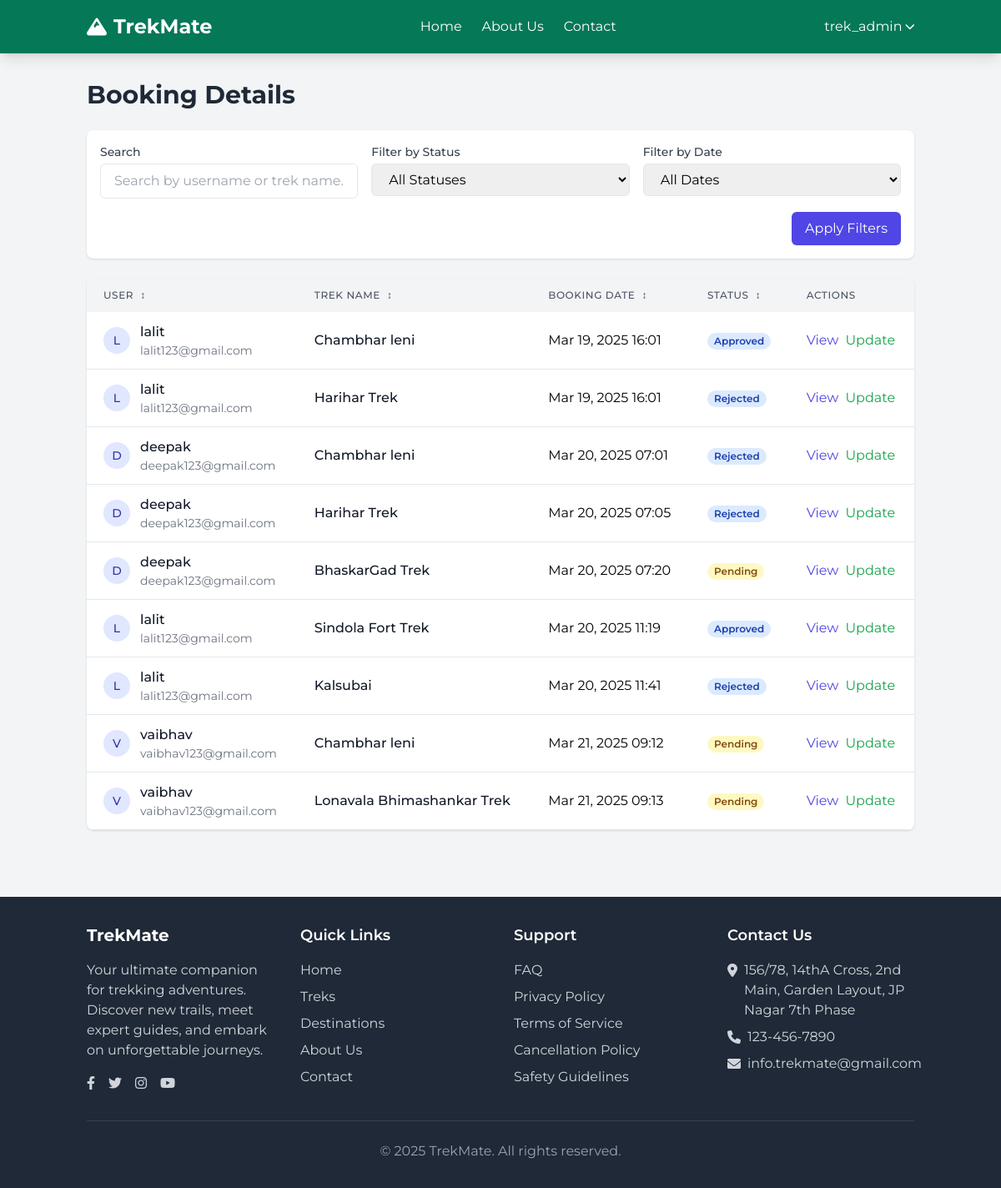
The app's page /dashboard1/ (signed in) with its own data.
### trek_planner/models.py (models this page shows, shortened)
class Booking(models.Model):
    user = models.ForeignKey(User, on_delete=models.CASCADE)
    trek = models.ForeignKey(Trek, on_delete=models.CASCADE)
    booking_date = models.DateTimeField(auto_now_add=True)
    status = models.CharField(
        max_length=20,
        choices=[('Pending', 'Pending'), ('Confirmed', 'Confirmed'), ('Cancelled', 'Cancelled')],
        default='Pending'
    )
    payment_screenshot = models.ImageField(upload_to='payment_screenshots/')

class Trek(models.Model):
    name = models.CharField(max_length=200)
    description = models.TextField()
    distance = models.FloatField()
    elevation = models.IntegerField()
    difficulty = models.CharField(
        max_length=20,
        choices=[('Easy', 'Easy'), ('Moderate', 'Moderate'), ('Hard', 'Hard')]
    )
    image = models.ImageField(upload_to='trek_images/')
    price = models.FloatField()
    date = models.DateField()
    time = models.TimeField()
    location = models.CharField(max_length=200)
    max_participants = models.IntegerField()
    created_at = models.DateTimeField(auto_now_add=True)

### trek_planner/views.py (the view)
# urls.py: path('dashboard1/', views.admin_bookings, name='admin_bookings'), ####################pending
@login_required
@user_passes_test(is_admin)
def admin_bookings(request):
    bookings = Booking.objects.all().select_related('user', 'trek')
    return render(request, 'trek_planner/admin_bookings.html', {'bookings': bookings})

### trek_planner/views.py (called while the page is built)
def is_admin(user):
    return user.is_authenticated and user.is_staff

### trek_planner/templates/trek_planner/admin_bookings.html (shortened to what this page needs)
{% extends 'trek_planner/base.html' %}
{% block content %}
<div class="container mx-auto px-4 py-8">
  <h1 class="text-3xl font-bold text-gray-800 mb-6">Booking Details</h1>
  <div class="bg-white p-4 shadow rounded-lg mb-6">
    <div class="flex flex-col md:flex-row gap-4">
      <div class="w-full md:w-1/3">
        <label for="search" class="block text-sm font-medium text-gray-700 mb-1">Search</label>
        <input type="text" id="search" placeholder="Search by username or trek name..."
               class="w-full px-4 py-2 border rounded-md focus:ring-indigo-500 focus:border-indigo-500">
      </div>
      <div class="w-full md:w-1/3">
        <label for="status-filter" class="block text-sm font-medium text-gray-700 mb-1">Filter by Status</label>
        <select id="status-filter" class="w-full px-4 py-2 border rounded-md focus:ring-indigo-500 focus:border-indigo-500">
          <option value="">All Statuses</option>
        </select>
      </div>
      <div class="w-full md:w-1/3">
        <label for="date-filter" class="block text-sm font-medium text-gray-700 mb-1">Filter by Date</label>
        <select id="date-filter" class="w-full px-4 py-2 border rounded-md focus:ring-indigo-500 focus:border-indigo-500">
          <option value="">All Dates</option>
        </select>
      </div>
    </div>
    <div class="mt-4 flex justify-end">
      <button id="apply-filters" class="bg-indigo-600 text-white px-4 py-2 rounded-md hover:bg-indigo-700 transition-colors">
        Apply Filters
      </button>
    </div>
  </div>
  <div class="overflow-x-auto bg-white shadow rounded-lg">
    <table class="min-w-full">
      <thead>
        <tr>
          <th class="py-3 px-5 bg-gray-100 text-left text-xs font-medium text-gray-600 uppercase tracking-wider cursor-pointer hover:bg-gray-200" data-sort="user">
            User <span class="ml-1">↕</span>
          </th>
          <th class="py-3 px-5 bg-gray-100 text-left text-xs font-medium text-gray-600 uppercase tracking-wider cursor-pointer hover:bg-gray-200" data-sort="trek">
            Trek Name <span class="ml-1">↕</span>
          </th>
          <th class="py-3 px-5 bg-gray-100 text-left text-xs font-medium text-gray-600 uppercase tracking-wider cursor-pointer hover:bg-gray-200" data-sort="date">
            Booking Date <span class="ml-1">↕</span>
          </th>
          <th class="py-3 px-5 bg-gray-100 text-left text-xs font-medium text-gray-600 uppercase tracking-wider cursor-pointer hover:bg-gray-200" data-sort="status">
            Status <span class="ml-1">↕</span>
          </th>
          <th class="py-3 px-5 bg-gray-100 text-left text-xs font-medium text-gray-600 uppercase tracking-wider">
            Actions
          </th>
        </tr>
      </thead>
      <tbody>
        {% for booking in bookings %}
        <tr class="border-b hover:bg-gray-50 booking-row"
            data-user="{{ booking.user.username|lower }}"
            data-trek="{{ booking.trek.name|lower }}"
            data-status="{{ booking.status|lower }}"
            data-date="{{ booking.booking_date|date:'Y-m-d' }}">
          <td class="py-3 px-5">
            <div class="flex items-center">
              <div class="h-8 w-8 bg-indigo-100 rounded-full flex items-center justify-center mr-3">
                <span class="text-sm font-medium text-indigo-800">{{ booking.user.username|slice:":1"|upper }}</span>
              </div>
              <div>
                <p class="font-medium text-gray-900">{{ booking.user.username }}</p>
                <p class="text-sm text-gray-500">{{ booking.user.email }}</p>
              </div>
            </div>
          </td>
          <td class="py-3 px-5">
            <span class="font-medium text-gray-900">{{ booking.trek.name }}</span>
          </td>
          <td class="py-3 px-5">{{ booking.booking_date|date:"M d, Y H:i" }}</td>
          <td class="py-3 px-5">
            <span class="px-2 inline-flex text-xs leading-5 font-semibold rounded-full
              {% if booking.status == 'Confirmed' %}
                bg-green-100 text-green-800
              {% elif booking.status == 'Pending' %}
                bg-yellow-100 text-yellow-800
              {% elif booking.status == 'Cancelled' %}
                bg-red-100 text-red-800
              {% else %}
                bg-blue-100 text-blue-800
              {% endif %}">
              {{ booking.status }}
            </span>
          </td>
          <td class="py-3 px-5">
            <div class="flex space-x-2">
              <button class="view-details-btn text-indigo-600 hover:text-indigo-900" data-booking-id="{{ booking.id }}">
                View
              </button>
              <button class="update-status-btn text-green-600 hover:text-green-900" data-booking-id="{{ booking.id }}">
                Update
              </button>
            </div>
          </td>
        </tr>
        {% empty %}
        <tr>
          <td class="py-8 px-5 text-center text-gray-500" colspan="5">No bookings found.</td>
        </tr>
        {% endfor %}
      </tbody>
    </table>
  </div>
</div>
{% endblock %}

### trek_planner/templates/trek_planner/base.html (shortened to what this page needs)
<!DOCTYPE html>
<html lang="en">
<head>
    <script src="https://cdn.tailwindcss.com"></script>
    <link rel="stylesheet" href="https://cdnjs.cloudflare.com/ajax/libs/font-awesome/6.0.0-beta3/css/all.min.css">
</head>
<body class="bg-gray-100 min-h-screen flex flex-col">
    <nav class="bg-emerald-700 text-white shadow-lg">
        <div class="container mx-auto px-4">
            <div class="flex justify-between items-center py-4">
                <div class="flex items-center space-x-2">
                    <i class="fas fa-mountain text-2xl"></i>
                    <a href="{% url 'view_all_treks' %}" class="text-2xl font-bold">TrekMate</a>
                </div>
                <div class="hidden md:flex space-x-6">
                    <a href="{% url 'view_all_treks' %}" class="hover:text-emerald-200 transition">Home</a>
                    <a href="{% url 'aboutus' %}" class="hover:text-emerald-200 transition">About Us</a>
                    <a href="#footer" class="hover:text-emerald-200 transition scroll-smooth">Contact</a>
                </div>
                <div class="hidden md:flex items-center space-x-4">
                    {% if user.is_authenticated %}
                        <div class="relative group">
                            <button class="flex items-center space-x-1 hover:text-emerald-200 transition">
                                <span>{{ user.username }}</span>
                                <i class="fas fa-chevron-down text-xs"></i>
                            </button>
                        </div>
                    {% else %}
                        <a href="{% url 'login' %}" class="hover:text-emerald-200 transition">Login</a>
                        <a href="{% url 'register' %}" class="bg-emerald-500 hover:bg-emerald-600 px-4 py-2 rounded-md transition">Sign Up</a>
                    {% endif %}
                </div>
            </div>
        </div>
    </nav>
    <main class="flex-grow">
        {% block content %}{% endblock %}
    </main>
    <footer class="bg-gray-800 text-white mt-12" id="footer">
        <div class="container mx-auto px-4 py-8">
            <div class="grid grid-cols-1 md:grid-cols-4 gap-8">
                <div>
                    <h3 class="text-xl font-bold mb-4">TrekMate</h3>
                    <p class="text-gray-300">Your ultimate companion for trekking adventures. Discover new trails, meet expert guides, and embark on unforgettable journeys.</p>
                    <div class="flex space-x-4 mt-4">
                        <a href="#" class="text-gray-300 hover:text-white"><i class="fab fa-facebook-f"></i></a>
                        <a href="#" class="text-gray-300 hover:text-white"><i class="fab fa-twitter"></i></a>
                        <a href="#" class="text-gray-300 hover:text-white"><i class="fab fa-instagram"></i></a>
                        <a href="#" class="text-gray-300 hover:text-white"><i class="fab fa-youtube"></i></a>
                    </div>
                </div>
                <div>
                    <h3 class="text-lg font-semibold mb-4">Quick Links</h3>
                    <ul class="space-y-2">
                        <li><a href="{% url 'view_all_treks' %}" class="text-gray-300 hover:text-white">Home</a></li>
                        <li><a href="{% url 'view_all_treks' %}" class="text-gray-300 hover:text-white">Treks</a></li>
                        <li><a href="#" class="text-gray-300 hover:text-white">Destinations</a></li>
                        <li><a href="{% url 'aboutus' %}" class="text-gray-300 hover:text-white">About Us</a></li>
                        <li><a href="#" class="text-gray-300 hover:text-white">Contact</a></li>
                    </ul>
                </div>
                <div>
                    <h3 class="text-lg font-semibold mb-4">Support</h3>
                    <ul class="space-y-2">
                        <li><a href="#" class="text-gray-300 hover:text-white">FAQ</a></li>
                        <li><a href="#" class="text-gray-300 hover:text-white">Privacy Policy</a></li>
                        <li><a href="#" class="text-gray-300 hover:text-white">Terms of Service</a></li>
                        <li><a href="#" class="text-gray-300 hover:text-white">Cancellation Policy</a></li>
                        <li><a href="#" class="text-gray-300 hover:text-white">Safety Guidelines</a></li>
                    </ul>
                </div>
                <div>
                    <h3 class="text-lg font-semibold mb-4">Contact Us</h3>
                    <ul class="space-y-2 text-gray-300">
                        <li class="flex items-start space-x-2">
                            <i class="fas fa-map-marker-alt mt-1"></i>
                            <span>156/78, 14thA Cross, 2nd Main, Garden Layout, JP Nagar 7th Phase</span>
                        </li>
                        <li class="flex items-center space-x-2">
                            <i class="fas fa-phone"></i>
                            <span>123-456-7890</span>
                        </li>
                        <li class="flex items-center space-x-2">
                            <i class="fas fa-envelope"></i>
                            <span>info.trekmate@gmail.com</span>
                        </li>
                    </ul>
                </div>
            </div>
            <div class="border-t border-gray-700 mt-8 pt-6 text-center text-gray-400">
                <p>&copy; {% now "Y" %} TrekMate. All rights reserved.</p>
            </div>
        </div>
    </footer>
</body>
</html>

### trek_planner/templates/trek_planner/base.html (style rules this page uses)
body { font-family: 'Montserrat', sans-serif; }

### records on screen
Booking: user.username "L", user.username "lalit", user.email "lalit123@gmail.com", trek.name "Chambhar leni", booking_date "Mar 19, 2025 16:01", status "Approved"
Booking: user.username "L", user.username "lalit", user.email "lalit123@gmail.com", trek.name "Harihar Trek", booking_date "Mar 19, 2025 16:01", status "Rejected"
Booking: user.username "D", user.username "deepak", user.email "deepak123@gmail.com", trek.name "Chambhar leni", booking_date "Mar 20, 2025 07:01", status "Rejected"
Booking: user.username "D", user.username "deepak", user.email "deepak123@gmail.com", trek.name "Harihar Trek", booking_date "Mar 20, 2025 07:05", status "Rejected"
Booking: user.username "D", user.username "deepak", user.email "deepak123@gmail.com", trek.name "BhaskarGad Trek", booking_date "Mar 20, 2025 07:20", status "Pending"
Booking: user.username "L", user.username "lalit", user.email "lalit123@gmail.com", trek.name "Sindola Fort Trek", booking_date "Mar 20, 2025 11:19", status "Approved"
Booking: user.username "L", user.username "lalit", user.email "lalit123@gmail.com", trek.name "Kalsubai", booking_date "Mar 20, 2025 11:41", status "Rejected"
Booking: user.username "V", user.username "vaibhav", user.email "vaibhav123@gmail.com", trek.name "Chambhar leni", booking_date "Mar 21, 2025 09:12", status "Pending"
Booking: user.username "V", user.username "vaibhav", user.email "vaibhav123@gmail.com", trek.name "Lonavala Bhimashankar Trek", booking_date "Mar 21, 2025 09:13", status "Pending"

### other values on screen
{{ user.username }} "trek_admin"
